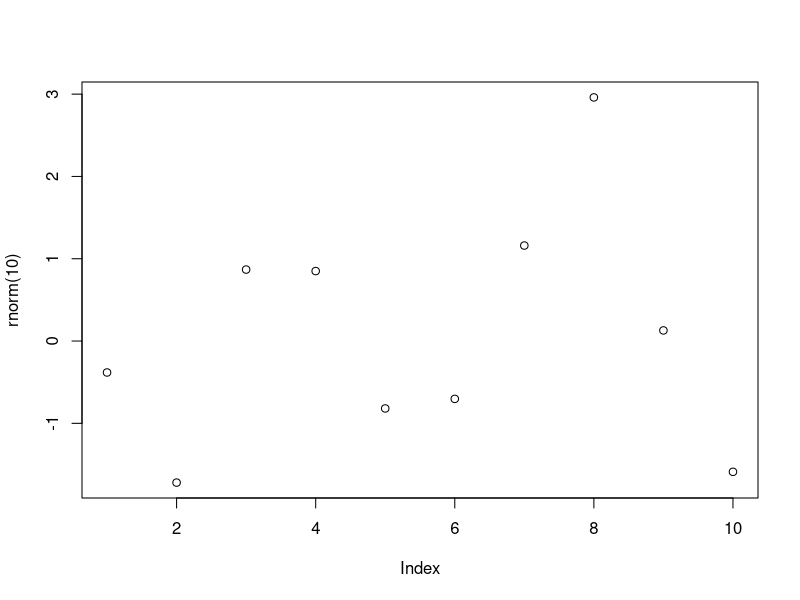

The R script that drew this image:
## ---- chunk 1
knitr::opts_chunk$set(tidy = F)

knitr::knit_hooks$set(source = function(x, options){
  if (!is.null(options$verbatim) && options$verbatim){
    opts = gsub(",\\s*verbatim\\s*=\\s*TRUE\\s*", "", options$params.src)
    bef = sprintf('\n\n    ```{r %s}\n', opts, "\n")
    stringr::str_c(
      bef, 
      knitr:::indent_block(paste(x, collapse = '\n'), "    "), 
      "\n    ```\n"
    )
  } else {
    stringr::str_c("\n\n```", tolower(options$engine), "\n", 
      paste(x, collapse = '\n'), "\n```\n\n"
    )
  }
})
## ---- chunk 2
rnorm(10)
## ---- chunk 3
plot(rnorm(10))
## ---- chunk 4
knitr::include_url('http://shiny.rstudio.com/gallery/example-01-hello.html')
## ---- chunk 5
knitr::include_url('https://shiny.rstudio.com/gallery/tabsets.html')
## ---- chunk 6
knitr::include_url('https://shiny.rstudio.com/gallery/widget-gallery.html')
